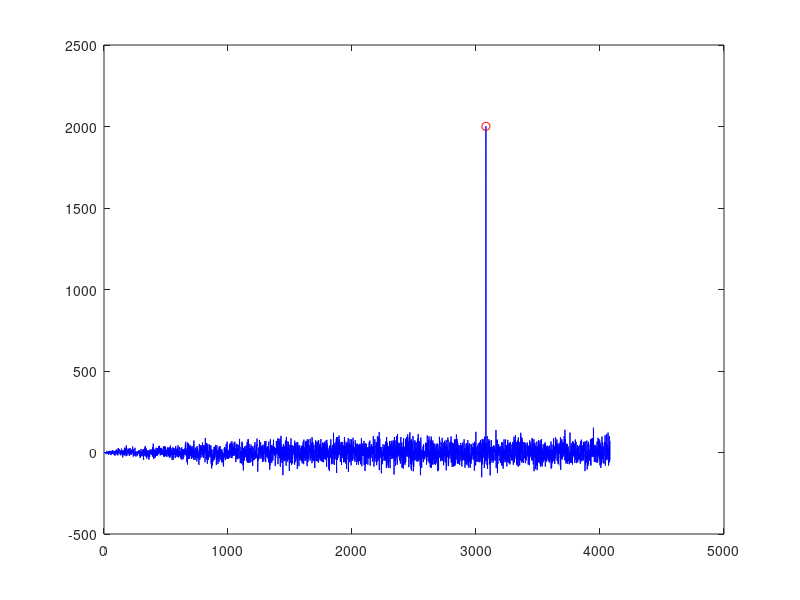

The MATLAB script that drew this image:


% A template is given
temp = randn(2080,1);

% Create a matched filter based on the template
b = flipud(temp(:));

% For testing the matched filter, create a random signal which
% contains a match for the template at some time index
x = [randn(1000,1); temp(:); randn(1000,1)];
n = 1:length(x);

% Process the signal with the matched filter
% y = abs(hilbert(filter(b,1,x)));
y = (filter(b,1,x));
% plot(y)
% figure()
% y = xcorr(x, b);


% Set a detection threshold (exmaple used is 90% of template)
thresh = 0.9

% Compute normalizing factor
u = temp.'*temp;

% Find matches
matches = n(y>thresh*u);

disp(size(u))

% Plot the results
plot(n,y,'b', n(matches), y(matches), 'ro');
% plot(y)

% Print the results to the console
display(matches);


% c = dot(x(1111111+1: 1: 1111111+length(temp)),temp);
% disp(c)
% c = dot(x(1111111: 1: 1111111+length(temp))-1,temp);
% disp(c)
% c = dot(x(500: 1: 1049),temp);
% disp(c)
% c = dot(x(501: 1: 1050),temp);
% disp(c)
% 
% c = dot(x(20: 1: 569),temp);
% disp(c)